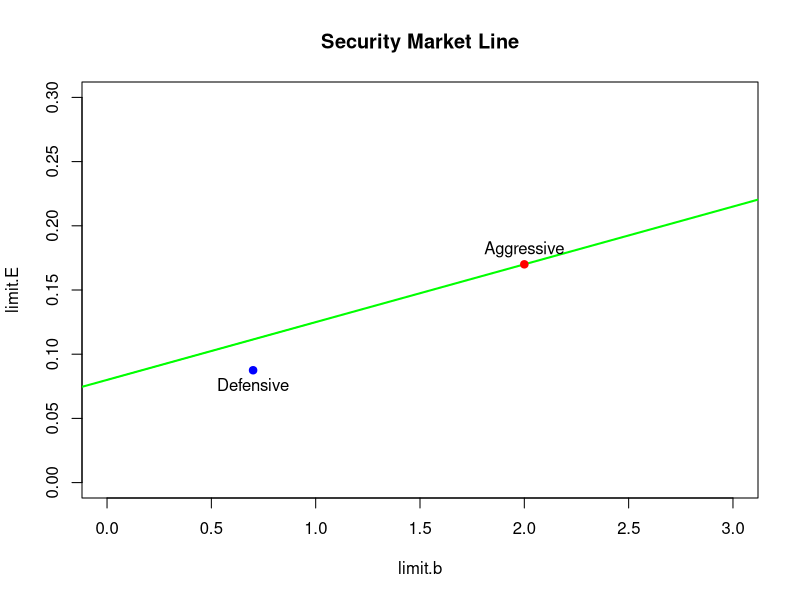

Recreate this plot in R. (Note: this script raises an error after producing the figure.)
#1--------------------------
#a)
ret.CAPM = 0.05 + 1.4*0.06
print(ret.CAPM)

#b)
p.now = 35
p.next = p.now*(1+ret.CAPM)
print(p.next)

#c)
div = 2
p.div = p.next - div
print(p.div)

#2--------------------------
#a)
b.a = (0.32-0.02)/(0.2-0.05)
b.d = (0.14-0.035)/(0.2-0.05)
beta = c(b.a,b.d)
names(beta) = c("aggressive", "defensive")
print(c(b.a,b.d))

#b)
ret.a = (0.02+0.32)/2
ret.d = (0.035+0.14)/2
return = c(ret.a,ret.d)
names(return) = c("aggressive", "defensive")
print(c(ret.a,ret.d))

#c)
ret.mkt = 0.5*0.05 + 0.5*0.2
limit.b = c(0,1)
limit.E = c(0.08, ret.mkt)
plot(limit.b,limit.E, type = "l", xlim = c(0,3), ylim = c(0,0.3),
     main = "Security Market Line", col = "green")
rf = 0.08
slope = ret.mkt-0.08
abline(rf,slope, col = "green", lwd = 2)

#d)
points(b.a,ret.a, pch = 19, col = "red")
points(b.d,ret.d, pch = 19, col = "blue")
text(b.a, ret.a, labels = "Aggressive", pos = 3)
text(b.d,ret.d, labels = "Defensive", pos = 1)
a.a = ret.a - (rf+slope*b.a)
a.d = ret.d - (rf+slope*b.d)
a = c(a.a,a.d)
names(a) = c("aggressive", "defensive")
print(a)

#3--------------------------------
#a)
library(readxl)
MSFT = read_excel("lecture8p.xlsx", sheet = "MSFT")
INTC = read_excel("lecture8p.xlsx", sheet = "INTC")
LUV = read_excel("lecture8p.xlsx", sheet = "LUV")
MCD = read_excel("lecture8p.xlsx", sheet = "MCD")
JNJ = read_excel("lecture8p.xlsx", sheet = "JNJ")
FF = read_excel("lecture8p.xlsx", sheet = "F-F_Research_Data_Factors_daily",skip = 4)

library(xts)
FF.xts = xts(FF, order.by = as.Date(as.character(FF$X__1), "%Y%m%d"))
start = MSFT$Date[1]
FF.xts = FF.xts["1989-12-29/"]
FF = data.frame(FF.xts)

MSFT.zoo = read.zoo(MSFT)
INTC.zoo = read.zoo(INTC)
LUV.zoo = read.zoo(LUV)
MCD.zoo = read.zoo(MCD)
JNJ.zoo = read.zoo(JNJ)

MSFT.xts = as.xts(MSFT.zoo)
INTC.xts = as.xts(INTC.zoo)
MCD.xts = as.xts(MCD.zoo)
LUV.xts = as.xts(LUV.zoo)
JNJ.xts = as.xts(JNJ.zoo)

library(quantmod)
ret.MSFT = dailyReturn(MSFT.xts$`Adj Close`)
ret.INTC = dailyReturn(INTC.xts$`Adj Close`)
ret.LUV = dailyReturn(LUV.xts$`Adj Close`)
ret.MCD = dailyReturn(MCD.xts$`Adj Close`)
ret.JNJ = dailyReturn(JNJ.xts$`Adj Close`)

diff.MSFT = (ret.MSFT$daily.returns[-1]-FF$RF/100)
diff.INTC = (ret.INTC$daily.returns[-1]-FF$RF/100)
diff.LUV = (ret.LUV$daily.returns[-1]-FF$RF/100)
diff.MCD = (ret.MCD$daily.returns[-1]-FF$RF/100)
diff.JNJ = (ret.JNJ$daily.returns[-1]-FF$RF/100)

FF.percent = (FF$Mkt.RF/100)

lm.MSFT = lm(diff.MSFT~FF.percent)
lm.INTC = lm(diff.INTC~FF.percent)
lm.LUV = lm(diff.LUV~FF.percent)
lm.MCD = lm(diff.MCD~FF.percent)
lm.JNJ = lm(diff.JNJ~FF.percent)

sum.MSFT = summary(lm.MSFT)
sum.INTC = summary(lm.INTC)
sum.LUV = summary(lm.LUV)
sum.MCD = summary(lm.MCD)
sum.JNJ = summary(lm.JNJ)

beta = c(sum.MSFT$coefficients[2], sum.INTC$coefficients[2],
          sum.LUV$coefficients[2], sum.MCD$coefficients[2], sum.JNJ$coefficients[2])
std.beta = c(sum.MSFT$coefficients[2,2], sum.INTC$coefficients[2,2],
          sum.LUV$coefficients[2,2], sum.MCD$coefficients[2,2], sum.JNJ$coefficients[2,2])
beta.info = data.frame(rbind(beta,std.beta)); names(beta.info) = c("MSFT", "INTC", "LUV", "MCD", "JNJ")
print(beta.info)

#b)
alpha = c(sum.MSFT$coefficients[1], sum.INTC$coefficients[1],
          sum.LUV$coefficients[1], sum.MCD$coefficients[1], sum.JNJ$coefficients[1])
std.alpha = c(sum.MSFT$coefficients[1,2], sum.INTC$coefficients[1,2],
          sum.LUV$coefficients[1,2], sum.MCD$coefficients[1,2], sum.JNJ$coefficients[1,2])
alpha.info = data.frame(rbind(alpha,std.alpha)); names(alpha.info) = c("MSFT", "INTC", "LUV", "MCD", "JNJ")
print(alpha.info)

#c)
name = c("MSFT", "INTC", "LUV", "MCD", "JNJ")

h.ret = which(beta == max(beta))
l.ret = which(beta == min(beta))
print(paste("CAPM: highest is ", name[h.ret]))
print(beta.info[h.ret])
print(paste("CAPM: lowest is ", name[l.ret]))
print(beta.info[l.ret])

mret.MSFT = mean(ret.MSFT)
mret.INTC = mean(ret.INTC)
mret.LUV = mean(ret.LUV)
mret.MCD = mean(ret.MCD)
mret.JNJ = mean(ret.JNJ)

mret = c(mret.MSFT,mret.INTC,mret.LUV,mret.MCD,mret.JNJ)
h.pos = which(mret == max(mret))
l.pos = which(mret == min(mret))
print(paste("Mean: highest is ", name[h.pos]))
print(paste("Mean: lowest is ", name[l.pos]))
